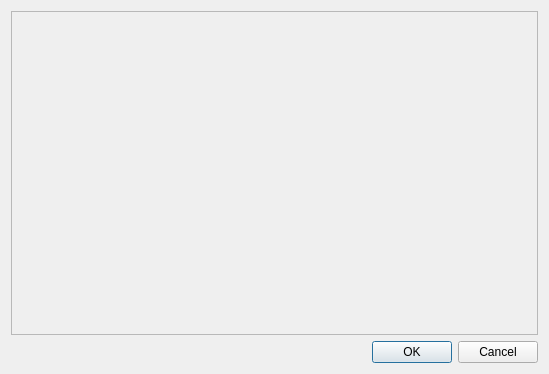
<?xml version="1.0" encoding="UTF-8"?>
<ui version="4.0">
 <class>Dialog</class>
 <widget class="QDialog" name="Dialog">
  <property name="geometry">
   <rect>
    <x>0</x>
    <y>0</y>
    <width>549</width>
    <height>374</height>
   </rect>
  </property>
  <property name="windowTitle">
   <string>Dialog</string>
  </property>
  <layout class="QGridLayout" name="gridLayout">
   <item row="0" column="0">
    <widget class="QFrame" name="frame">
     <property name="frameShape">
      <enum>QFrame::StyledPanel</enum>
     </property>
     <property name="frameShadow">
      <enum>QFrame::Raised</enum>
     </property>
    </widget>
   </item>
   <item row="1" column="0">
    <widget class="QDialogButtonBox" name="buttonBox">
     <property name="orientation">
      <enum>Qt::Horizontal</enum>
     </property>
     <property name="standardButtons">
      <set>QDialogButtonBox::Cancel|QDialogButtonBox::Ok</set>
     </property>
    </widget>
   </item>
  </layout>
 </widget>
 <resources/>
 <connections>
  <connection>
   <sender>buttonBox</sender>
   <signal>accepted()</signal>
   <receiver>Dialog</receiver>
   <slot>accept()</slot>
   <hints>
    <hint type="sourcelabel">
     <x>248</x>
     <y>254</y>
    </hint>
    <hint type="destinationlabel">
     <x>157</x>
     <y>274</y>
    </hint>
   </hints>
  </connection>
  <connection>
   <sender>buttonBox</sender>
   <signal>rejected()</signal>
   <receiver>Dialog</receiver>
   <slot>reject()</slot>
   <hints>
    <hint type="sourcelabel">
     <x>316</x>
     <y>260</y>
    </hint>
    <hint type="destinationlabel">
     <x>286</x>
     <y>274</y>
    </hint>
   </hints>
  </connection>
 </connections>
</ui>
